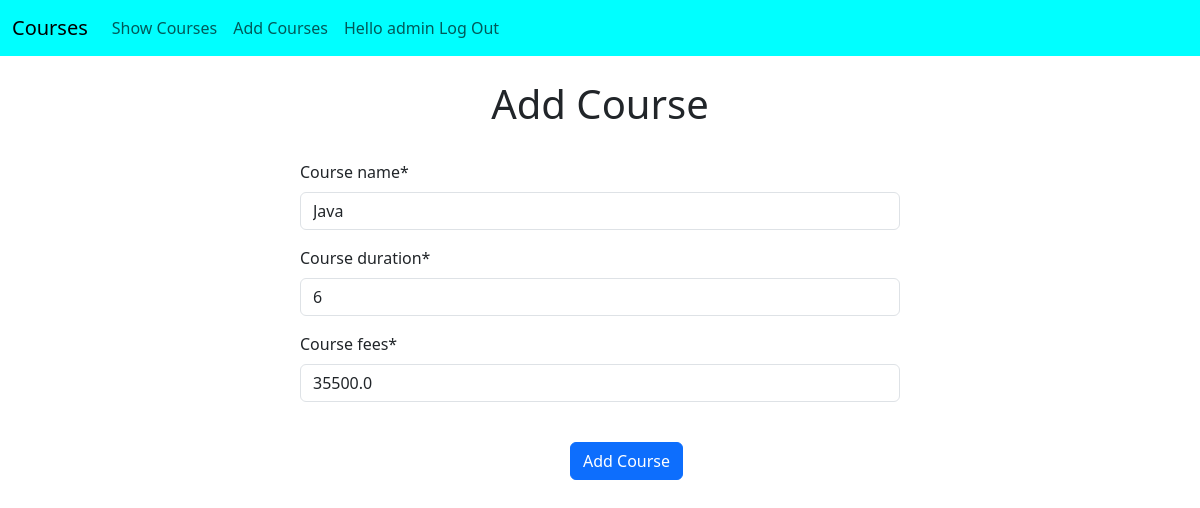
The page /courses/update/4/ (signed in) on the database its author committed.
### CoursesAPP/models.py (models this page shows)
class Course(models.Model):
    course_name = models.CharField(max_length=100)
    course_duration = models.IntegerField()
    course_fees = models.FloatField()

### CoursesAPP/views.py (the view)
# urls.py: path('update/<i>/', views.update_course),
def update_course(request,i):
    course_obj = Course.objects.get(id=i)
    form = CourseForm(instance=course_obj)
    if request.method == "POST":
        form = CourseForm(request.POST, instance=course_obj)
        if form.is_valid():
            form.save()
            messages.success(request, "Course updated successfully!")
            return redirect('show')
    template_name = 'CoursesAPP/add_courses.html'
    context = {"course_form": form}
    return render(request, template_name, context)

### CoursesAPP/forms.py
class CourseForm(forms.ModelForm):
    class Meta:
        model = Course
        fields = ['course_name', 'course_duration', 'course_fees']

### templates/CoursesAPP/add_courses.html (shortened to what this page needs)
{% extends 'base.html' %}
{% load crispy_forms_tags %}
{% block content %}
<h1 style="text-align:center;">Add Course</h1><br>
  <form method="post" style="width:50%; margin-left:25%;">
    {{course_form|crispy}}
    <br>
    <input type="submit" name="submit" value="Add Course" style="margin-left:45%;" class="btn btn-primary">
  </form>
{% endblock content %}

### templates/base.html (shortened to what this page needs)
<!DOCTYPE html>
<html lang="en">
<head>
    <link href="https://cdn.jsdelivr.net/npm/bootstrap@5.3.8/dist/css/bootstrap.min.css" rel="stylesheet">
</head>
<body>
    <nav class="navbar navbar-expand-lg bg-body-aqua" style="background-color:aqua;">
      <div class="container-fluid">
        <a class="navbar-brand" href="{% url '' %}">Courses</a>
        <div class="collapse navbar-collapse" id="navbarNav">
          <ul class="navbar-nav">
            <li class="nav-item">
              <a class="nav-link" href="{% url 'show' %}">Show Courses</a>
            </li>
            <li class="nav-item">
              <a class="nav-link" href="{% url 'add' %}">Add Courses</a>
            </li>
              {% if user.is_authenticated %}
                   <li class="nav-item">
              <a class="nav-link" href="{% url 'logout' %}">Hello {{user.username}} Log Out</a>
            </li>
              {% endif %}
          </ul>
        </div>
      </div>
    </nav>
    <br>
    {% block content %}
  {% endblock content %}
</body>
</html>

### rows shown on the page
Course: course_name "Java", course_duration "6", course_fees "35500.0"

### other values the page prints
{{ user.username }} "admin"
